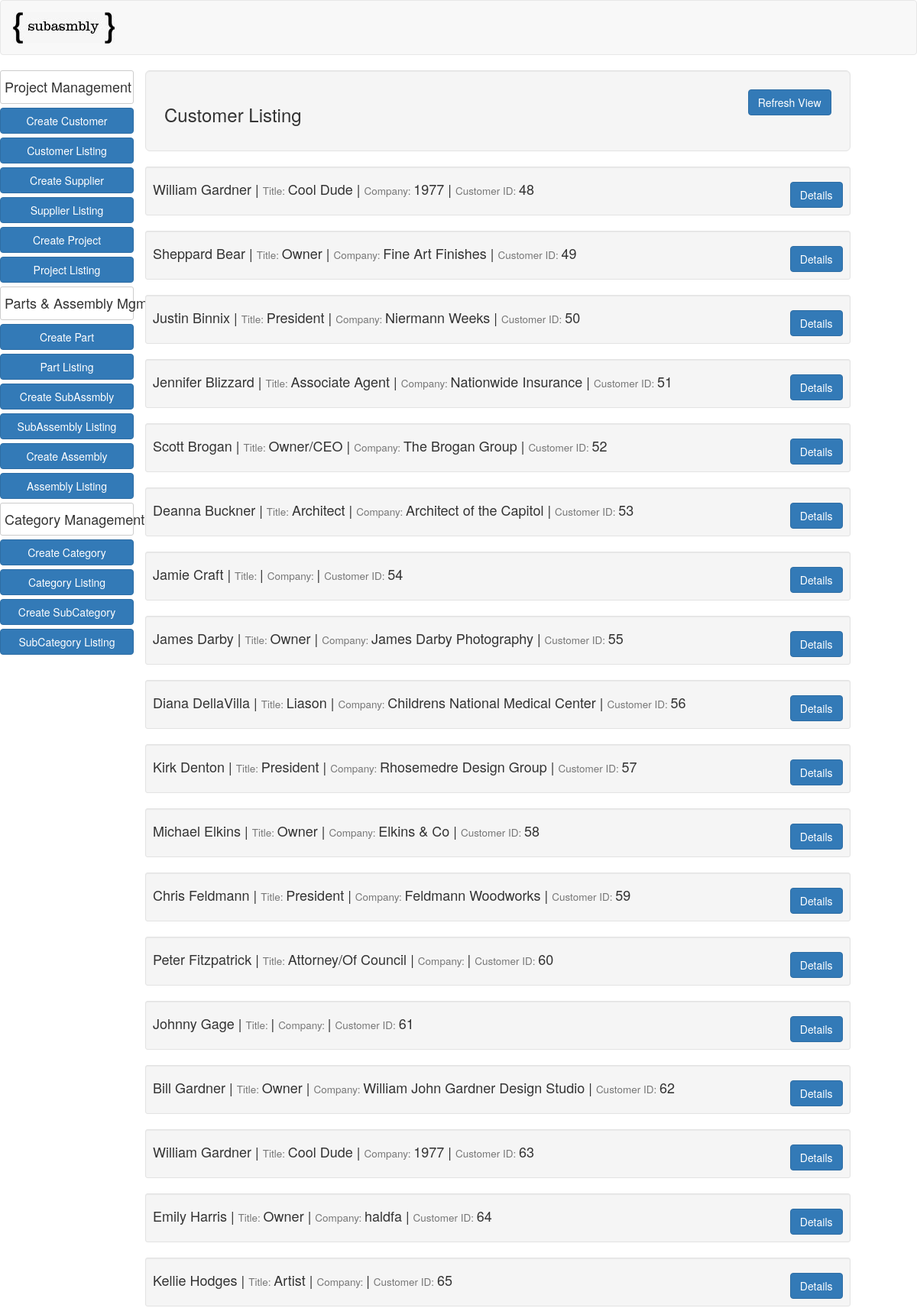
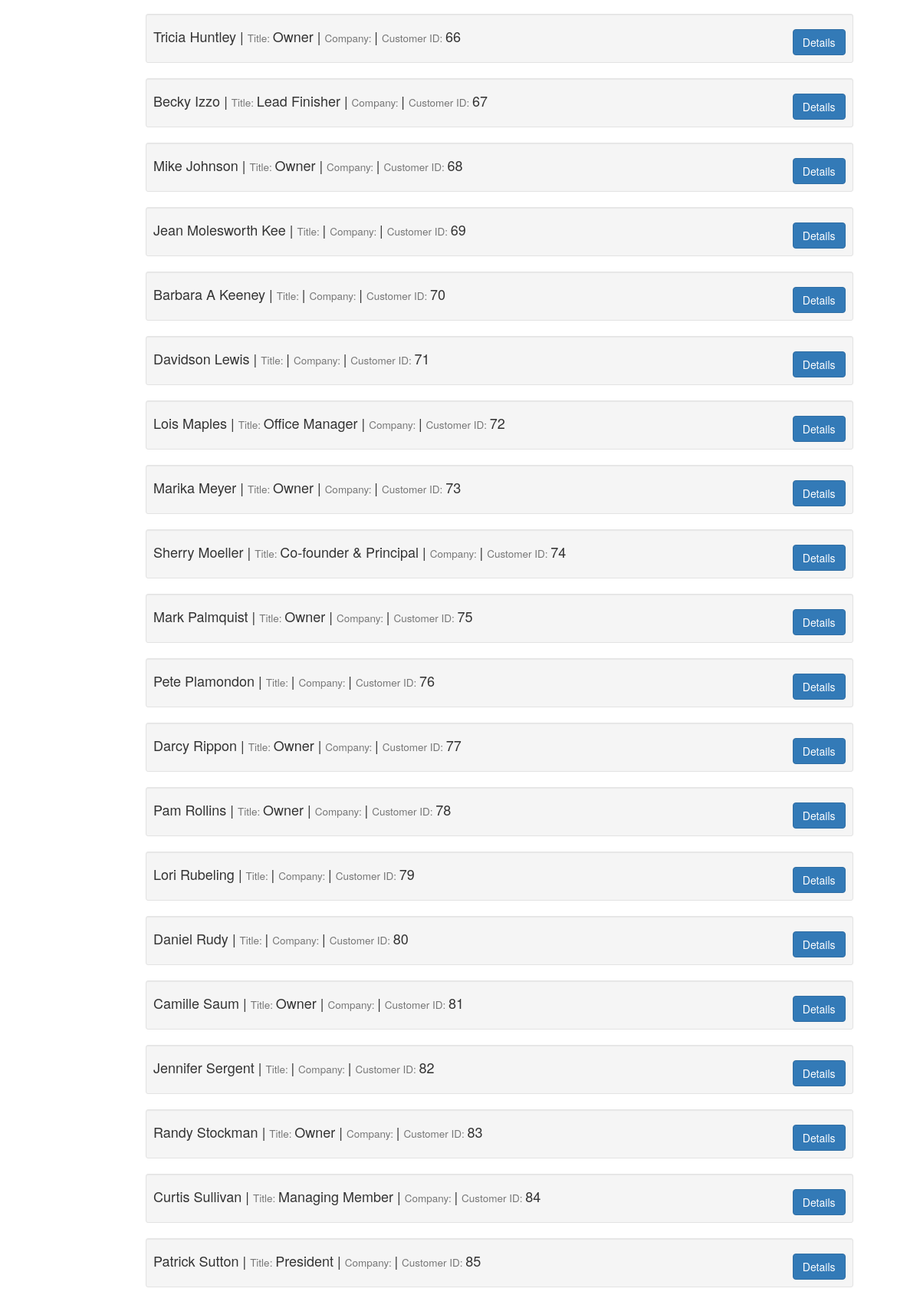
The app's page /customer_list/ (upper part) with its own data (2 pictures, top to bottom).
### app/models.py (models this page shows, shortened)
class Customer(models.Model):
    first_name = models.CharField(max_length=50, null=True, blank=True)
    last_name = models.CharField(max_length=50, null=True, blank=True )
    title = models.CharField(max_length=30)
    company_name = models.CharField(max_length=25, null=True, blank=True)
    phone_number = models.IntegerField(null=True, blank=True)
    email_address = models.CharField(max_length=60, null=True, blank=True)
    twitter_account = models.CharField(max_length=25, null=True, blank=True)
    web_address = models.URLField(null=True, blank=True)
    street_address = models.CharField(max_length=50, null=True, blank=True)
    city = models.CharField(max_length=50, null=True, blank=True)
    state = models.CharField(max_length=2, null=True, blank=True)
    zip_code = models.IntegerField(null=True, blank=True)
    country = models.CharField(max_length=25, null=True, blank=True)

### app/views.py (the view)
# urls.py: url(r'^customer_list/$', CustomerListView.as_view(), name="customer_list_view"),
class CustomerListView(ListView):
    model = Customer
    def get_queryset(self):
        return Customer.objects.all()
    def get_context_data(self, **kwargs):
        context = super().get_context_data(**kwargs)
        high = Highton(
            api_key = os.environ['highrise_api_key'],
            user = 'williamjohngardner')
        context["people"] = high.get_people()
        for person in context['people']:
            Customer.objects.update_or_create(first_name=person.first_name, last_name=person.last_name, title=person.title, company_name=person.company_name, email_address=person.email_addresses)
        return context

### templates/app/customer_list.html
{% extends "bom.html" %}
{% block content %}
      <div class="row">
        <div class="col-md-12 well well-lg">
          <h3 class="pull-left">Customer Listing</h3><a class="btn btn-primary pull-right" type="button" name="refresh" href="" method="post">Refresh View</a>
          </div>
        {% for object in object_list %}
            <div class="col-md-12 well well-sm">
              <h4>{{object.first_name}} {{object.last_name}}  |  <small>Title: </small>{{object.title}}  |  <small>Company: </small>{{object.company_name}}  |  <small>Customer ID: </small>{{object.pk}}<small><a class="btn btn-primary pull-right" type="button" name="drilldown" href="{% url 'customer_detail_view' object.pk %}">Details</a></h4>
            </div>
        {% endfor %}
  </div>
</div>
{% endblock %}

### app/static/app/css/main.css (style rules this page uses)
H3 { text-align: center }

### records on screen
Customer: first_name "William", last_name "Gardner", title "Cool Dude", company_name "1977", pk "48"
Customer: first_name "Sheppard", last_name "Bear", title "Owner", company_name "Fine Art Finishes", pk "49"
Customer: first_name "Justin", last_name "Binnix", title "President", company_name "Niermann Weeks", pk "50"
Customer: first_name "Jennifer", last_name "Blizzard", title "Associate Agent", company_name "Nationwide Insurance", pk "51"
Customer: first_name "Scott", last_name "Brogan", title "Owner/CEO", company_name "The Brogan Group", pk "52"
Customer: first_name "Deanna", last_name "Buckner", title "Architect", company_name "Architect of the Capitol", pk "53"
Customer: first_name "Jamie", last_name "Craft", pk "54"
Customer: first_name "James", last_name "Darby", title "Owner", company_name "James Darby Photography", pk "55"
Customer: first_name "Diana", last_name "DellaVilla", title "Liason", company_name "Childrens National Medical Center", pk "56"
Customer: first_name "Kirk", last_name "Denton", title "President", company_name "Rhosemedre Design Group", pk "57"
Customer: first_name "Michael", last_name "Elkins", title "Owner", company_name "Elkins & Co", pk "58"
Customer: first_name "Chris", last_name "Feldmann", title "President", company_name "Feldmann Woodworks", pk "59"
Customer: first_name "Peter", last_name "Fitzpatrick", title "Attorney/Of Council", pk "60"
Customer: first_name "Johnny", last_name "Gage", pk "61"
Customer: first_name "Bill", last_name "Gardner", title "Owner", company_name "William John Gardner Design Studio", pk "62"
Customer: first_name "William", last_name "Gardner", title "Cool Dude", company_name "1977", pk "63"
Customer: first_name "Emily", last_name "Harris", title "Owner", company_name "haldfa", pk "64"
Customer: first_name "Kellie", last_name "Hodges", title "Artist", pk "65"
Customer: first_name "Tricia", last_name "Huntley", title "Owner", pk "66"
Customer: first_name "Becky", last_name "Izzo", title "Lead Finisher", pk "67"
Customer: first_name "Mike", last_name "Johnson", title "Owner", pk "68"
Customer: first_name "Jean Molesworth", last_name "Kee", pk "69"
Customer: first_name "Barbara A", last_name "Keeney", pk "70"
Customer: first_name "Davidson", last_name "Lewis", pk "71"
Customer: first_name "Lois", last_name "Maples", title "Office Manager", pk "72"
Customer: first_name "Marika", last_name "Meyer", title "Owner", pk "73"
Customer: first_name "Sherry", last_name "Moeller", title "Co-founder & Principal", pk "74"
Customer: first_name "Mark", last_name "Palmquist", title "Owner", pk "75"
Customer: first_name "Pete", last_name "Plamondon", pk "76"
Customer: first_name "Darcy", last_name "Rippon", title "Owner", pk "77"
Customer: first_name "Pam", last_name "Rollins", title "Owner", pk "78"
Customer: first_name "Lori", last_name "Rubeling", pk "79"
Customer: first_name "Daniel", last_name "Rudy", pk "80"
Customer: first_name "Camille", last_name "Saum", title "Owner", pk "81"
Customer: first_name "Jennifer", last_name "Sergent", pk "82"
Customer: first_name "Randy", last_name "Stockman", title "Owner", pk "83"
Customer: first_name "Curtis", last_name "Sullivan", title "Managing Member", pk "84"
Customer: first_name "Patrick", last_name "Sutton", title "President", pk "85"
